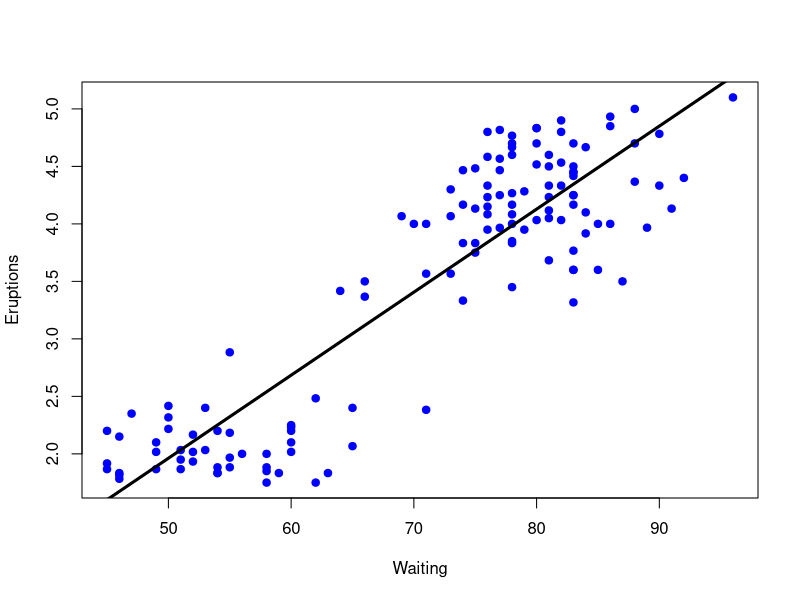
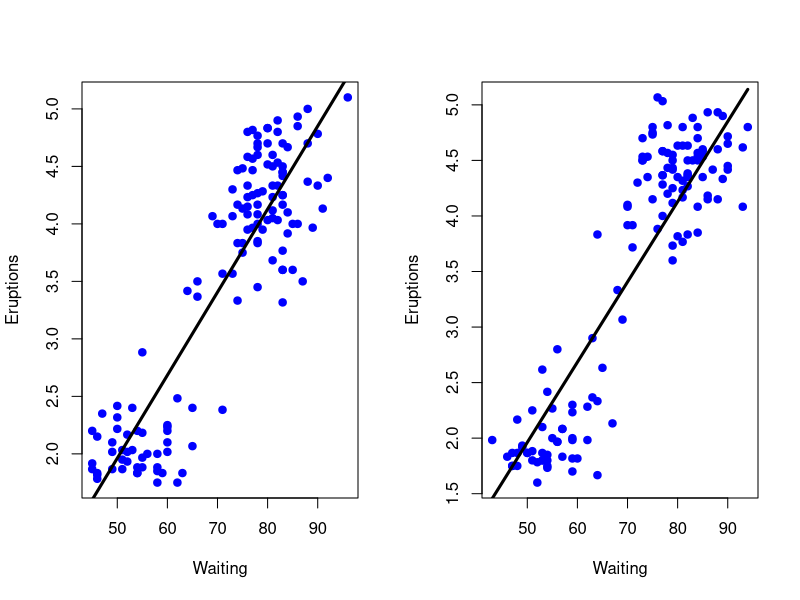
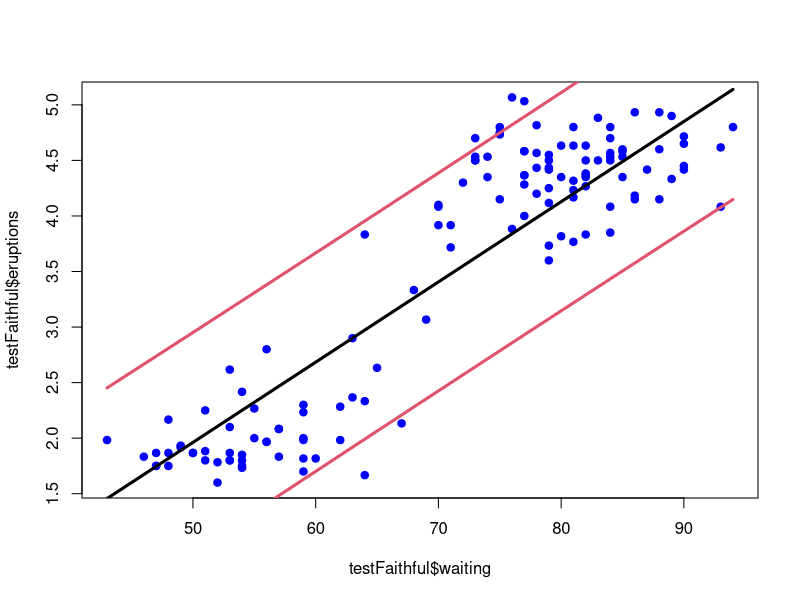

Write R code to recreate these figures, in order.
library(caret); data("faithful"); set.seed(333)

inTrain <- createDataPartition(y=faithful$waiting, p=0.5, list=F)
trainFaithful <- faithful[inTrain,]; testFaithful <- faithful[-inTrain,]
head(trainFaithful)

lm1 <- lm(eruptions ~ waiting, data = trainFaithful)
summary(lm1)

plot(trainFaithful$waiting, trainFaithful$eruptions, pch=19, col="blue", xlab="Waiting", ylab="Eruptions")
lines(trainFaithful$waiting, lm1$fitted.values, lwd=3)

# lets predict the num of eruptions when the weaiting time is 8-
coef(lm1)[1] + coef(lm1)[2]*80
# 4.119307

newdata <- data.frame(waiting=80)
predict(lm1, newdata)

w <- 80
r <- range(trainFaithful$waiting)
f <- (w-r[1])/(r[2]-r[1])
n <- length(trainFaithful$waiting)
index <- round(f*n,0)
error <- abs(lm1$residuals[index])
predict(lm1, newdata)+c(-1,1)*error


# we built this model on the train set, now let us see how it performs on the test set
par(mfrow = c(1,2))
plot(trainFaithful$waiting, trainFaithful$eruptions, pch=19, col="blue", xlab="Waiting", ylab="Eruptions")
lines(trainFaithful$waiting, lm1$fitted.values, lwd=3)
plot(testFaithful$waiting, testFaithful$eruptions, pch=19,col="blue", xlab="Waiting", ylab="Eruptions")
lines(testFaithful$waiting, predict(lm1, newdata=testFaithful), lwd=3)

# calculate RMSE on training 
sqrt(sum((lm1$fitted.values - trainFaithful$eruptions)^2))
# 5.75186
# this is another way of computing:
sqrt(sum(lm1$residuals^2))

# now calculate RMSE for the test set
sqrt(sum((predict(lm1,newdata=testFaithful)-testFaithful$eruptions)^2))
# 5.838559
# I do not think you can compute this as we did above (using just the lm1 model)

# Now let us calculate prediction intervals
pred1 <- predict(lm1, newdata=testFaithful, interval = "prediction")
ord <- order(testFaithful$waiting)
par(mfrow = c(1,1))
plot(testFaithful$waiting, testFaithful$eruptions, pch=19, col="blue")
matlines(testFaithful$waiting[ord], pred1[ord,], type = "l",col=c(1,2,2), lty = c(1,1,1), lwd=3)
# kind of already did this for one particullar value (waiting=80) above. The intervals are quite large...


# here we do the same thing but with the caret package
modFit <- train(eruptions ~ waiting, data = trainFaithful, method = "lm")
summary(modFit)
